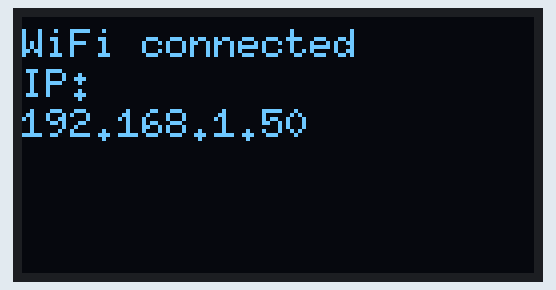
The program below on a simulated ESP8266 (NodeMCU). On the bench: 128×64 one-colour display. WiFi joins after 1.5 s; servers stay silent unless stated; what the program prints to the serial monitor is not drawn.

Above: at 1.7 s.
At 3.9 s:
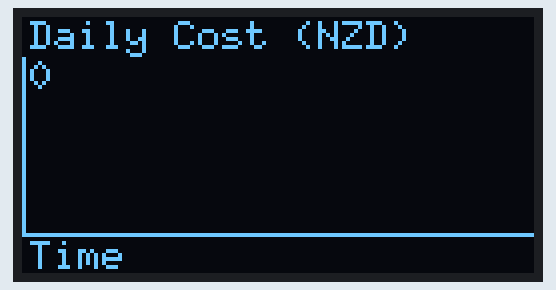

The program:

main.cpp
```cpp
#include <Arduino.h>
#include "wifi_manager.h"
#include "display_manager.h"
#include "graph.h"
#include "api_client.h"

const char* API_ENDPOINT = "http://your-api-server:8080/cost-data";
const unsigned long API_REFRESH_INTERVAL = 3600000; // 1 hour in milliseconds

unsigned long lastApiCall = 0;
std::vector<float> costData;
ApiClient apiClient(API_ENDPOINT);

void setup() {
  Serial.begin(115200);

  initializeDisplay();
  displayConnectingStatus();
  connectToWiFi();

  displayWiFiStatus();
  delay(2000);

  if (apiClient.fetchCostData(costData)) {
    Serial.println("Initial data fetch successful");
  } else {
    Serial.println("Initial data fetch failed");
  }
}

void loop() {
  unsigned long currentTime = millis();

  if (currentTime - lastApiCall >= API_REFRESH_INTERVAL) {
    if (apiClient.fetchCostData(costData)) {
      Serial.println("Data fetch successful");
    } else {
      Serial.println("Data fetch failed");
    }
    lastApiCall = currentTime;
  }

  clearDisplay();
  drawGraph(costData);
  updateDisplay();
  delay(100);
}
```

api_client.cpp
```cpp
#include "api_client.h"

ApiClient::ApiClient(const char* endpoint) : m_endpoint(endpoint) {}

bool ApiClient::fetchCostData(std::vector<float>& costData) {
    HTTPClient http;

    if (http.begin(m_wifiClient, m_endpoint)) {
        int httpResponseCode = http.GET();

        if (httpResponseCode == 200) {
            String payload = http.getString();
            DynamicJsonDocument doc(1024);
            DeserializationError error = deserializeJson(doc, payload);

            if (error) {
                Serial.print("JSON parsing failed: ");
                Serial.println(error.c_str());
                http.end();
                return false;
            }

            costData.clear();
            for (JsonObject obj : doc.as<JsonArray>()) {
                float cost = obj["totalCost"];
                costData.push_back(cost);
            }
            http.end();
            return true;
        } else {
            Serial.print("Error code: ");
            Serial.println(httpResponseCode);
            http.end();
            return false;
        }
    } else {
        Serial.println("Unable to connect");
        return false;
    }
}
```

api_client.h
```cpp
#ifndef API_CLIENT_H
#define API_CLIENT_H

#include <Arduino.h>
#include <ArduinoJson.h>
#include <ESP8266HTTPClient.h>
#include <WiFiClient.h>
#include <vector>

class ApiClient {
public:
    ApiClient(const char* endpoint);
    bool fetchCostData(std::vector<float>& costData);

private:
    const char* m_endpoint;
    WiFiClient m_wifiClient;
};

#endif // API_CLIENT_H
```

display_manager.cpp
```cpp
#include "display_manager.h"
#include "wifi_manager.h"

U8G2_SSD1306_128X64_NONAME_F_SW_I2C u8g2(U8G2_R0, /* clock=*/ 12, /* data=*/ 14, /* reset=*/ U8X8_PIN_NONE);

void initializeDisplay() {
  u8g2.begin();
}

void clearDisplay() {
  u8g2.clearBuffer();
}

void updateDisplay() {
  u8g2.sendBuffer();
}

void displayConnectingStatus() {
  clearDisplay();
  u8g2.setFont(u8g2_font_6x10_tf);
  u8g2.drawStr(0, 20, "Connecting to WiFi");
  u8g2.drawStr(0, 40, "Please wait...");
  updateDisplay();
}

void displayWiFiStatus() {
  clearDisplay();
  u8g2.setFont(u8g2_font_6x10_tf);
  u8g2.drawStr(0, 10, "WiFi connected");
  u8g2.drawStr(0, 20, "IP:");
  u8g2.drawStr(0, 30, getIPAddress().c_str());
  updateDisplay();
}
```

display_manager.h
```cpp
#ifndef DISPLAY_MANAGER_H
#define DISPLAY_MANAGER_H

#include <U8g2lib.h>

extern U8G2_SSD1306_128X64_NONAME_F_SW_I2C u8g2;

void initializeDisplay();
void clearDisplay();
void updateDisplay();
void displayConnectingStatus();
void displayWiFiStatus();

#endif
```

graph.cpp
```cpp
#include "graph.h"
#include "display_manager.h"
#include <Arduino.h>

void drawGraph(const std::vector<float>& costData) {
    u8g2.drawLine(0, SCREEN_HEIGHT - GRAPH_Y_OFFSET, SCREEN_WIDTH, SCREEN_HEIGHT - GRAPH_Y_OFFSET);
    u8g2.drawLine(0, GRAPH_Y_OFFSET, 0, SCREEN_HEIGHT - GRAPH_Y_OFFSET);

    float maxCost = 0;
    for (float cost : costData) {
        if (cost > maxCost) maxCost = cost;
    }

    int x = 2;
    for (size_t i = 0; i < costData.size() && x < SCREEN_WIDTH; ++i) {
        int barHeight = (int)((costData[i] / maxCost) * GRAPH_HEIGHT);
        u8g2.drawBox(x, SCREEN_HEIGHT - GRAPH_Y_OFFSET - barHeight, BAR_WIDTH, barHeight);
        x += BAR_WIDTH + BAR_GAP;
    }

    u8g2.setFont(u8g2_font_6x10_tf);
    u8g2.drawStr(2, 8, "Daily Cost (NZD)");

    char maxCostStr[10];
    snprintf(maxCostStr, sizeof(maxCostStr), "%.0f", maxCost);
    u8g2.drawStr(2, GRAPH_Y_OFFSET + 8, maxCostStr);

    u8g2.drawStr(2, SCREEN_HEIGHT - 1, "Time");
}
```

graph.h
```cpp
#ifndef GRAPH_H
#define GRAPH_H

#include <vector>

const int SCREEN_WIDTH = 128;
const int SCREEN_HEIGHT = 64;
const int GRAPH_HEIGHT = 40;
const int GRAPH_Y_OFFSET = 10;
const int BAR_WIDTH = 16;
const int BAR_GAP = 2;

void drawGraph(const std::vector<float>& costData);

#endif // GRAPH_H
```

wifi_manager.cpp
```cpp
#include "wifi_manager.h"
#include "display_manager.h"

const char* ssid = "";
const char* password = "";

void connectToWiFi() {
  WiFi.begin(ssid, password);
  Serial.print("Connecting to WiFi");

  int dotCount = 0;
  while (WiFi.status() != WL_CONNECTED) {
    delay(500);
    Serial.print(".");

    clearDisplay();
    u8g2.setFont(u8g2_font_6x10_tf);
    u8g2.drawStr(0, 20, "Connecting to WiFi");

    String dots = "";
    for (int i = 0; i <= dotCount; i++) {
      dots += ".";
    }
    u8g2.drawStr(0, 40, dots.c_str());
    updateDisplay();

    dotCount = (dotCount + 1) % 3;
  }

  Serial.println("");
  Serial.println("WiFi connected");
  Serial.println("IP address: ");
  Serial.println(WiFi.localIP());
}

String getIPAddress() {
  return WiFi.localIP().toString();
}
```

wifi_manager.h
```cpp
#ifndef WIFI_MANAGER_H
#define WIFI_MANAGER_H

#include <ESP8266WiFi.h>

void connectToWiFi();
String getIPAddress();

#endif
```

Measured:
- what the display in image 0 shows lasts 2.2 s, from 1.7 s to 3.9 s
